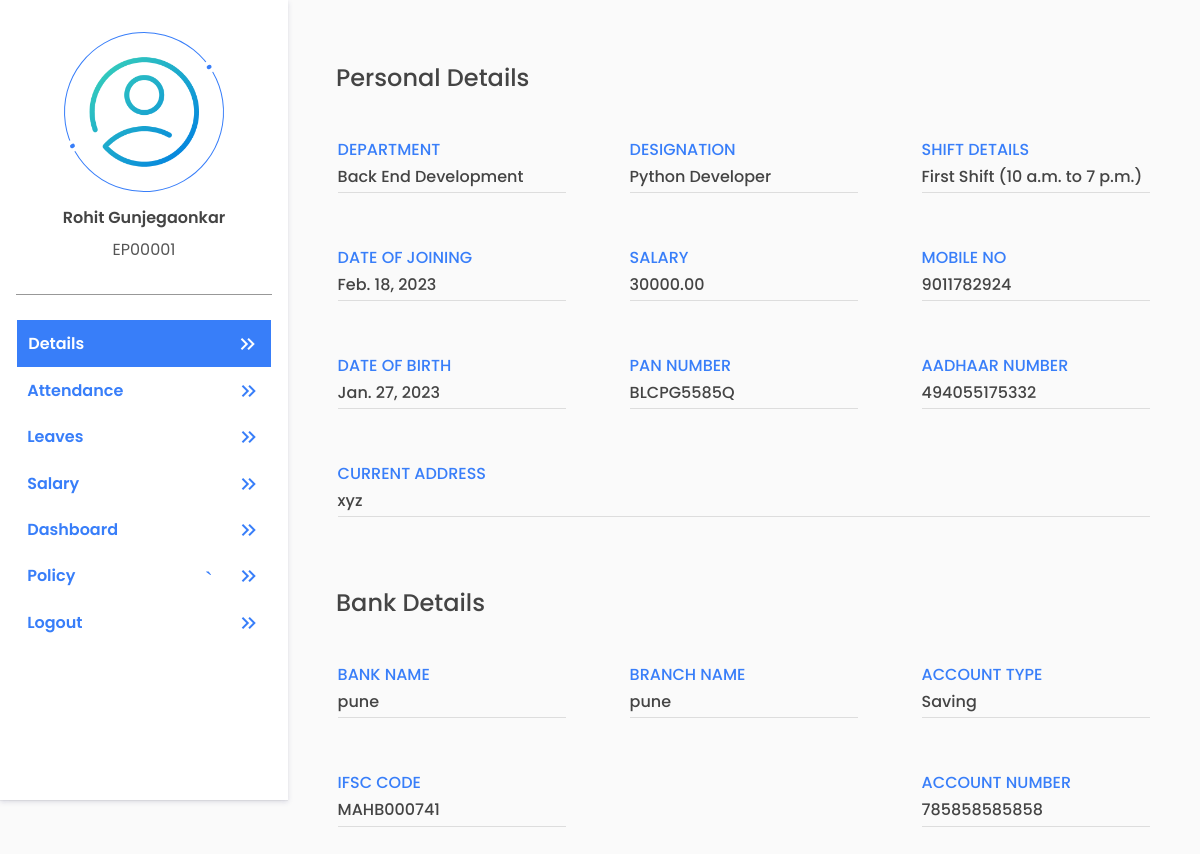
Before: /accounts/self-detail/ (signed in) with the older database file.
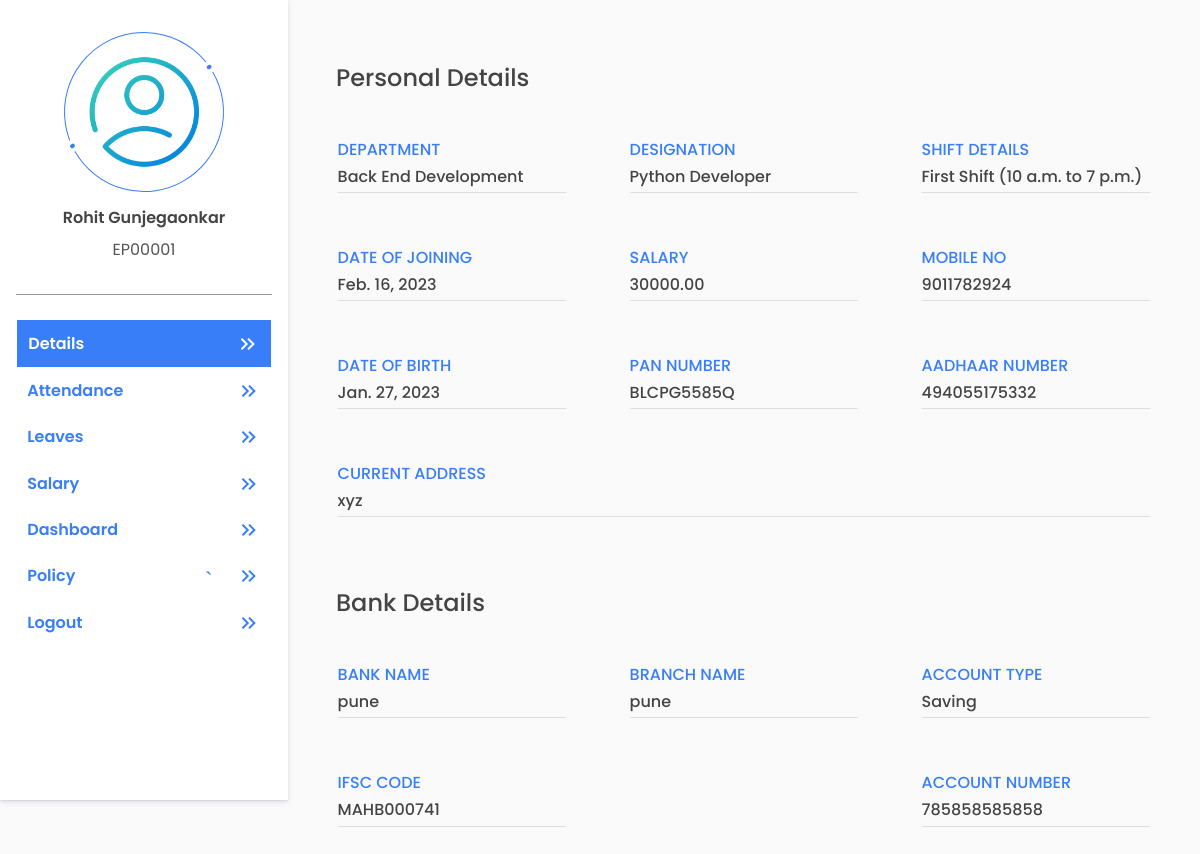
After: the same page with the newer database file.
### account/models.py (models this page shows, shortened)
class UserAdditionalDetail(models.Model):
    emp_user = models.OneToOneField(User, on_delete=models.CASCADE, related_name='user_additional_details')
    gender = models.CharField(choices=(('Male' , 'Male'), ('Female', 'Female')), max_length=55, null=True)
    mobile_no = models.BigIntegerField(null=True)
    date_of_birth = models.DateField(null=True)
    pan_number = models.CharField(max_length=10, null=True)
    aadhaar_number = models.BigIntegerField(null=True)
    permanent_address = models.TextField(null=True)
    current_address = models.TextField(null=True)
    marital_status = models.CharField(choices=(('Single', 'Single'), ('Married', 'Married')), max_length=55, null=True)
    passport_no = models.CharField(max_length=9, null=True)
    father_name = models.CharField(max_length=255, null=True)
    mother_name = models.CharField(max_length=255, null=True)
    nationality = models.CharField(max_length=50, null=True)
    emergency_contact_no = models.BigIntegerField(null=True)
    blood_group = models.CharField(max_length=3, null=True)
    profile_photo = models.ImageField(upload_to='userprofile', null=True, default='default_profile_pic.png')
    is_requested = models.BooleanField(default=False)
    is_completed_additional_details = models.BooleanField(default=False)  # this will become True if mandatory fields are filled by employee after verification by HR
    created_at = models.DateTimeField(auto_now_add=True)
    updated_at = models.DateTimeField(auto_now=True)

class UserBasicDetails(models.Model):
    emp_user = models.OneToOneField(User, on_delete=models.CASCADE, related_name='user_basics')
    designation = models.ForeignKey(Designation, on_delete=models.CASCADE, to_field='designation_name',related_name='user_designation_details', null=True)
    department = models.ForeignKey(Department, on_delete=models.CASCADE, to_field='department_name',related_name='user_department_details', null=True)
    shift_details = models.ForeignKey(UserShiftDetails, on_delete=models.CASCADE, to_field='shift_name',related_name='user_shift_details', null=True)
    date_of_joining = models.DateField(auto_now=True, null=True)
    salary = models.DecimalField(max_digits=10, decimal_places=2, null=True)
    uan_number = models.BigIntegerField(null=True)
    pf_number = models.CharField(max_length=10, null=True)
    experience_status = models.CharField (choices=(("Fresher", "Fresher"), ("Experienced", "Experienced")), max_length=50, null=True)
    is_salaried = models.BooleanField(default=True)   #if salaried is True deduction part for employee will be calculated eg. PF.
    is_active = models.BooleanField(default=True)
    is_approved = models.BooleanField(default=False)
    is_verify = models.BooleanField(default=False)
    is_requested = models.BooleanField(default=False)
    created_by = models.ForeignKey(User, on_delete=models.CASCADE, related_name='employee_created_by', null=True)
    approved_by = models.ForeignKey(User, on_delete=models.CASCADE, related_name='employee_approved_by', null=True)
    is_completed_basic_details = models.BooleanField(default=False)
    created_at = models.DateTimeField(auto_now_add=True)
    updated_at = models.DateTimeField(auto_now=True)

class Department(models.Model):
    department_name = models.CharField(max_length=100, unique=True)
    created_at = models.DateTimeField(auto_now_add=True)
    updated_at = models.DateTimeField(auto_now=True)
    def __str__ (self):
        return self.department_name

class Designation(models.Model):
    designation_name = models.CharField(max_length=100, unique=True)
    created_at = models.DateTimeField(auto_now_add=True)
    updated_at = models.DateTimeField(auto_now=True)
    def __str__ (self):
        return self.designation_name

class UserShiftDetails(models.Model):
    shift_name = models.CharField(max_length=100, unique=True)
    in_time = models.TimeField()
    out_time = models.TimeField()
    created_at = models.DateTimeField(auto_now_add=True)
    updated_at = models.DateTimeField(auto_now=True)
    def __str__ (self):
        return self.shift_name

class UserBankDetail(models.Model):
    emp_user = models.OneToOneField(User, on_delete=models.CASCADE, related_name='user_bank_details')
    bank_name = models.CharField(max_length=255, null=True)
    branch_name = models.CharField(max_length=100)
    account_type = models.CharField(choices=(('Current', 'Current'), ('Saving', 'Saving')), max_length=25, null=True)
    ifsc_code = models.CharField(max_length=11, null=True)
    account_number = models.BigIntegerField(null=True)
    is_completed_bank_details = models.BooleanField(default=False)
    created_at = models.DateTimeField(auto_now_add=True)
    updated_at = models.DateTimeField(auto_now=True)

### account/account_views/self_services/self_detail.py (the view)
# urls.py: path("self-detail/", SelfDetail.as_view(), name="self_details"),
class SelfDetail(View):
    @method_decorator(login_required(login_url='login'))
    def get(self, request):
        user_id = request.POST.get('user')
        is_profile_complete(user_id)
        user_id = request.user.id
        data= {
            "basic_detail": UserBasicDetails.objects.get(emp_user_id=user_id),
            "additional_detail":UserAdditionalDetail.objects.get(emp_user_id=user_id),
            "educational_details": UserEducationDetails.objects.get(emp_user_id=user_id),
            "bank_detail": UserBankDetail.objects.get(emp_user_id=user_id),
        }
        return render(request,'account/self_services/self_details.html',data)

### account/account_views/dependencies/basic_functions.py (called while the page is built, shortened)
def user_details(user_id,is_detail_required = False,detail=0,**kwargs):
    if User.objects.filter(id=user_id).exists() == False:
        return None

def is_profile_complete(user_id,**kwargs):
    user_detail= user_details(user_id,True,0)
    return 'login'

### templates/account/self_services/self_details.html (shortened to what this page needs)
{% extends 'profile_basic.html' %}
{% load static %}
{% block tag %}
<link href="{%static 'css/self-details.css'%}" rel="stylesheet">
{% endblock %}
{% block profile %}
<section class="user-info">
    <div class="details">
        <h1 class="main-heading">Personal Details</h1>
        <div class="info">
            <p class="info-title">Department</p>
            <p class="info-description">{{basic_detail.department}}</p>
        </div>
        <div class="info">
            <p class="info-title">Designation</p>
            <p class="info-description">{{basic_detail.designation}}</p>
        </div>
        <div class="info">
            <p class="info-title">Shift Details</p>
            <p class="info-description">{{basic_detail.shift_details}} ({{basic_detail.shift_details.in_time}} to {{basic_detail.shift_details.out_time}}) </p>
        </div>
        <div class="info">
            <p class="info-title">Date of joining</p>
            <p class="info-description">{{basic_detail.date_of_joining}}</p>
        </div>
        <div class="info">
            <p class="info-title">salary</p>
            <p class="info-description">{{basic_detail.salary}}
            </p>
        </div>
        <div class="info">
            <p class="info-title">mobile no</p>
            <p class="info-description">{{additional_detail.mobile_no}}
            </p>
        </div>
        <div class="info">
            <p class="info-title">date of birth</p>
            <p class="info-description">{{additional_detail.date_of_birth}}
            </p>
        </div>
        <div class="info">
            <p class="info-title">pan number</p>
            <p class="info-description">{{additional_detail.pan_number}}
            </p>
        </div>
        <div class="info">
            <p class="info-title">aadhaar number</p>
            <p class="info-description">{{additional_detail.aadhaar_number}}
            </p>
        </div>
        <div class="info info-full">
            <p class="info-title">current address</p>
            <p class="info-description">{{additional_detail.current_address}}
            </p>
        </div>
        <h1 class="main-heading">Bank Details</h1>
        <div class="info">
            <p class="info-title">bank name</p>
            <p class="info-description">{{bank_detail.bank_name}}
            </p>
        </div>
        <div class="info">
            <p class="info-title">branch name</p>
            <p class="info-description">{{bank_detail.branch_name}}
            </p>
        </div>
        <div class="info">
            <p class="info-title">account type</p>
            <p class="info-description">{{bank_detail.account_type}}
            </p>
        </div>
        <div class="info">
            <p class="info-title">ifsc code</p>
            <p class="info-description">{{bank_detail.ifsc_code}}
            </p>
        </div>
        <div class="info ">
            <p class="info-title">account number</p>
            <p class="info-description">{{bank_detail.account_number}}
            </p>
        </div>
    </div>
</section>
{% endblock %}

### templates/profile_basic.html (shortened to what this page needs)
{% extends 'basic.html' %}
{% load static %}
{%block body%}
<section class="profile-container">
    <section class="profile-links-container">
        <div class="user-profile">
            <div class="user-profile-pic">
                <img src="{{request.user.user_additional_details.profile_photo.url}}" alt="">
            </div>
            <h4>{{request.user.get_full_name}}</h4>
            <p>{{request.user.username}}</p>
        </div>
        <div class="profile-navigations">
            <ul class="profile-navigation-links">
                <a href="{% url 'self_details' %}">
                    <li class="profile-navigation-link" id="self-detail">Details
                        <span class="material-symbols-outlined">
                        </span>
                    </li>
                </a>
                <a href="{% url 'self_attendance' %}">
                    <li class="profile-navigation-link" id="self-attendance">Attendance
                        <span class="material-symbols-outlined">
                        </span>
                    </li>
                </a>
                <a href="{% url 'self_leave' %}">
                    <li class="profile-navigation-link" id="self-leave">Leaves
                        <span class="material-symbols-outlined">
                        </span>
                    </li>
                </a>
                <a href="{% url 'self_salary' %}">
                    <li class="profile-navigation-link" id="self-salary">Salary
                        <span class="material-symbols-outlined">
                        </span>
                    </li>
                </a>
                <a href="{% url 'admin_dashboard' %}">
                    <li class="profile-navigation-link" id="dashboard">Dashboard
                        <span class="material-symbols-outlined">
                        </span>
                    </li>
                </a>
                <a href="{% url 'self_salary' %}">
                    <li class="profile-navigation-link" id="Policy">Policy
                        <span class="material-symbols-outlined">`
                        </span>
                    </li>
                </a>
                <a href="{% url 'logout' %}">
                    <li class="profile-navigation-link" id="Logout">Logout
                        <span class="material-symbols-outlined">
                        </span>
                    </li>
                </a>
            </ul>
        </div>
    </section>
    <section class="profile-details-container">
        {% block profile %}
        {% endblock %}
    </section>
</section>
{%endblock%}

### templates/basic.html (shortened to what this page needs)
{% load static %}
<!DOCTYPE html>
<html lang="en">
<head>
    <link href="{%static 'lib/bootstrap/css/bootstrap.min.css'%}" rel="stylesheet">
    <link href="{%static 'lib/font-awesome/css/font-awesome.min.css'%}" rel="stylesheet">
    <link href="{%static 'lib/animate/animate.min.css'%}" rel="stylesheet">
    <link href="{%static 'lib/ionicons/css/ionicons.min.css'%}" rel="stylesheet">
    <link href="{%static 'lib/owlcarousel/assets/owl.carousel.min.css'%}" rel="stylesheet">
    <link href="https://unpkg.com/aos@2.3.1/dist/aos.css" rel="stylesheet">
    <link href="{%static 'css/style.css'%}" rel="stylesheet">
    {% block tag %} {% endblock %}
</head>
<body>
    {% block body %}
    {% endblock %}
</body>
</html>

### static/css/style.css (style rules this page uses)
*, *::after, *::before { box-sizing: border-box; padding: 0; margin: 0; }
html { scroll-behavior: smooth; }
body { font-family: "Poppins", sans-serif; scroll-behavior: smooth; color: #555555; background: hsl(0, 0%, 98%);; }
h1, h2, h3, h4, h5, h6 { color: #000000; }
a { color: #000000; transition: all .5s ease; }

### static/css/self-details.css (style rules this page uses)
.details { padding: 2rem; display: flex; justify-content: space-between; align-items: center; flex-wrap: wrap; width: 100%; overflow: auto; }
.info { flex: 1 1 auto; max-width: 30%; width: 100%; margin: 0.3em; margin-bottom: 1em; padding: 0.5em 0.8em; }
.details .info-full { max-width: 100%; }
.info .info-title { color: #387EF9; font-weight: 500; margin-bottom: 0.2em; text-transform: uppercase; }
.info .info-description { padding-bottom: 0.2em; color: #444; font-weight: 500; border-bottom: 1px solid #ddd; }
.main-heading { font-size: 1.5rem; width: 100%; color: #444; margin: 2rem 1rem; font-weight: 500; }

### templates/profile_basic.html (style rules this page uses)
* { margin: 0; padding: 0; box-sizing: border-box; }
.profile-navigations .profile-navigation-links .link1 { color: #fff; background-color: #387EF9; transition: all 0.5s ease-out; border: 1px solid #fff; }
.profile-container { width: 100%; display: flex; }
.profile-links-container { max-width: 18rem; width: 100%; position: fixed; overflow: auto; height: 100vh; overflow: auto; padding: 1rem; background-color: #fff; box-shadow: rgba(50, 50, 105, 0.15) 0px 2px 5px 0px, rgba(0, 0, 0, 0.05) 0px 1px 1px 0px; }
.user-profile { display: flex; align-items: center; justify-content: space-evenly; flex-direction: column; padding-bottom: 1em; border-bottom: 1px solid rgb(152, 152, 152); }
.user-profile h4 { color: #444; font-size: 1rem; font-weight: 600; }
.user-profile p { max-width: 100%; overflow: hidden; margin-top: 0.2em; }
.user-profile-pic { width: 10rem; height: 10rem; border-radius: 50%; display: flex; align-items: center; justify-content: center; margin: 1em; border: 1px solid #387EF9; position: relative; transform: rotate(60deg); }
.user-profile-pic::before { content: ""; width: 0.8rem; height: 0.8rem; border-radius: 50%; position: absolute; top: 0; border: 0.3rem solid #fff; background: #387EF9; transform: translate(-50%, -50%); }
.user-profile-pic::after { content: ""; width: 0.8rem; height: 0.8rem; border: 0.3rem solid #fff; border-radius: 50%; position: absolute; bottom: 0; background: #387EF9; transform: translate(-50%, 50%); }
.user-profile-pic img { width: 9.1rem; height: 9.1rem; background-position: center; background-repeat: no-repeat; background-size: cover; border-radius: 50%; transform: rotate(-60deg); z-index: 2; }
.profile-navigations { margin: 1.5rem 0; }
.profile-navigation-links li { list-style: none; border-collapse: collapse; padding: 0.7em; display: flex; align-items: center; justify-content: space-between; }
.profile-navigation-links a { text-decoration: none; color: #387EF9; font-weight: 600; }
.profile-details-container { width: 100%; margin-left: 18rem; min-height: 80vh; height: 100%; display: flex; flex-direction: column; justify-content: flex-start; }

### templates/account/self_services/self_details.html (style rules this page uses)
.profile-navigations .profile-navigation-links .link1 { color: #fff; background-color: #387EF9; transition: all 0.5s ease-out; }

Changed rows visible on the page:
changed UserBasicDetails "Back End Development": date_of_joining "Feb. 18, 2023" → "Feb. 16, 2023"
